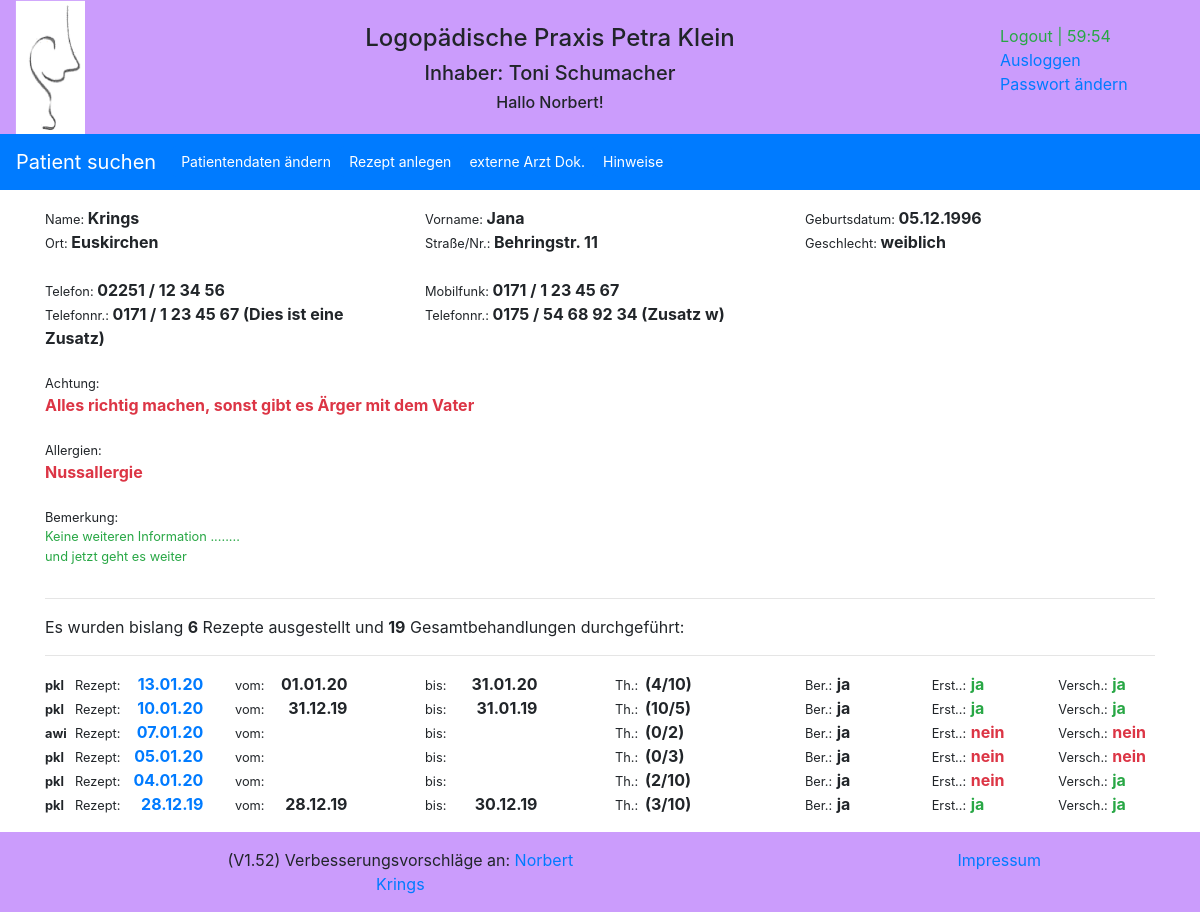
Before: /reports/patient/1/ (signed in) with the older database file.
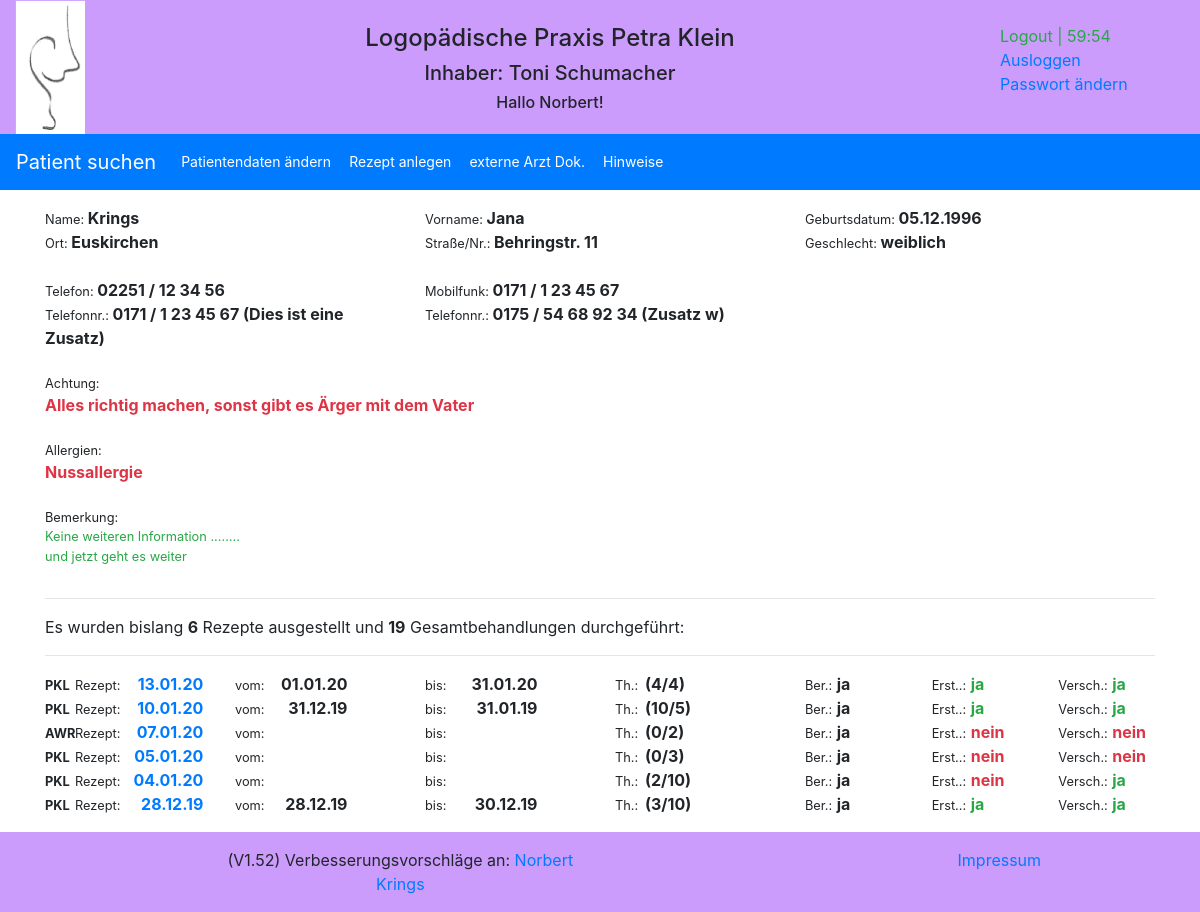
After: the same page with the newer database file.
### reports/models.py (models this page shows, shortened)
class Patient(models.Model):
    GENDER = (
        ('1', 'weiblich'),
        ('2', 'männlich'),
    )
    pa_first_name = models.CharField(max_length=50)
    pa_last_name = models.CharField(max_length=50)
    pa_street = models.CharField(max_length=100)
    pa_zip_code = models.CharField(max_length=10, default='')
    pa_city = models.CharField(max_length=255)
    pa_phone = models.CharField(max_length=100, blank=True, default='', null=True)
    pa_cell_phone = models.CharField(max_length=100, blank=True, default='', null=True)
    pa_cell_phone_add1 = models.CharField(max_length=100, blank=True, default='', null=True)
    pa_cell_phone_add2 = models.CharField(max_length=100, blank=True, default='', null=True)
    pa_date_of_birth = models.DateField(default='1900-01-01')
    pa_gender = models.CharField(max_length=1, choices=GENDER, default='1')
    pa_attention = models.CharField(max_length=100, blank=True, default='')
    pa_allergy = models.CharField(max_length=100, blank=True, default='')
    pa_note = models.CharField(max_length=255, blank=True, default='')
    pa_active_no_yes = models.BooleanField(default=True, null=True)
    class Meta:
        constraints = [
            models.UniqueConstraint(fields=['pa_first_name', 'pa_last_name', 'pa_date_of_birth'], name='unique pa_name'),
        ]

class Therapy(models.Model):
    recipe_date = models.DateField(auto_now=False, auto_now_add=False)
    therapy_regulation_amount = models.IntegerField(blank=True, null=True)
    therapy_duration = models.CharField(max_length=10, default='')
    therapy_frequence = models.CharField(max_length=5, default='')
    therapy_rid_of = models.BooleanField(default=False, null=True)
    therapy_report_no_yes = models.BooleanField(default=True, null=True)
    therapy_homevisit_no_yes = models.BooleanField(default=False, null=True)
    therapy_indication_key = models.CharField(max_length=10, default='')
    therapy_icd_cod = models.CharField(max_length=10, default='')
    therapy_doctor = models.ForeignKey(Doctor, on_delete=models.CASCADE, default='')
    patients = models.ForeignKey(Patient, on_delete=models.CASCADE, default='')
    therapists = models.ForeignKey(Therapist, on_delete=models.CASCADE, default='', null=True)

class Therapist(models.Model):
    tp_first_name = models.CharField(max_length=50, blank=True, default='')
    tp_last_name = models.CharField(max_length=50, blank=True, default='')
    tp_initial = models.CharField(max_length=5, blank=True, default='')
    tp_user_logopakt = models.CharField(max_length=20, blank=True, default='')
    def __str__(self):
        return self.tp_initial

### reports/views.py (the view)
# urls.py: path('patient/<id>/', views.patient, name='patient'),
def patient(request, id=id):
    request.session.set_expiry(settings.SESSION_EXPIRE_SECONDS)
    try:
        patient_result = Patient.objects.get(id=id)
        patient_helper = patient_result.id
        patient_result.pa_phone = get_phone_design(patient_result.pa_phone)
        patient_result.pa_cell_phone = get_phone_design(patient_result.pa_cell_phone)
        patient_result.pa_cell_phone_add1 = get_special_phone_design(patient_result.pa_cell_phone_add1)
        patient_result.pa_cell_phone_add2 = get_special_phone_design(patient_result.pa_cell_phone_add2)
        therapy_result = Therapy.objects.filter(patients_id=patient_helper).order_by('-recipe_date')
        therapy_result_count = therapy_result.count()
        process_result_count = 0
        if Patient_Something.objects.filter(patient_id=id).exists():
            patient_something_value = Patient_Something.objects.get(patient_id=id)
        else:
            patient_something_value = ''
        i = 0
        for therapy_result_item in therapy_result:
            process_result_count = Process_report.objects.filter(
                therapy_id=therapy_result_item.id).count() + process_result_count
            therapy_result[i].single = Process_report.objects.filter(therapy_id=therapy_result_item.id).count()
            therapy_report_result = Therapy_report.objects.filter(therapy_id=therapy_result_item.id)
            try:
                therapy_result[i].therapy_start = therapy_report_result[0].therapy_start
                therapy_result[i].therapy_end = therapy_report_result[0].therapy_end
                therapy_result[i].report_date = therapy_report_result[0].report_date
                therapy_result[i].report_id = therapy_report_result[0].id
            except:
                logger.debug("Try Exception")
            i = i + 1
        logger.info('{:>2}'.format(request.user.id) + ' patient: Patient mit der ID: ' + str(id) + ' aufgerufen')
        return render(request, 'reports/patient.html', {'patient': patient_result,
                                                        'therapy': therapy_result,
                                                        'ps': patient_something_value,
                                                        'therapy_count': therapy_result_count,
                                                        'process_count': process_result_count
                                                        })
    except ObjectDoesNotExist:
        logger.debug('patient: Objekt existiert nicht')
        return redirect('/reports/')

### reports/templates/reports/patient.html (shortened to what this page needs)
{% extends "base.html" %}
{% block extrahead %}
    {% load static %}
    <link rel="stylesheet" href="{% static 'reports/style_e2.css' %}">
{% endblock %}
{% block nav %}
<nav class="navbar navbar-expand-sm bg-primary navbar-dark">
  <a class="navbar-brand" href="{% url 'reports:index' %}" >Patient suchen</a>
  <div class="collapse navbar-collapse" id="collapsibleNavbar">
    <ul class="navbar-nav">
      <li class="nav-item">
          <a class="btn btn-primary btn-sm" href="{% url 'reports:edit_patient' patient.id %}" role="button">Patientendaten ändern</a>
      </li>
      <li class="nav-item">
          <a class="btn btn-primary btn-sm" href="{% url 'reports:add_therapy' %}?id={{ patient.id }}" role="button">Rezept anlegen</a>
      </li>
      <li class="nav-item">
          <a class="btn btn-primary btn-sm" href="{% url 'reports:document' %}?id={{ patient.id }}" role="button">externe Arzt Dok.</a>
      </li>
      <li class="nav-item">
          {% if ps.patient_id %}
            <a class="btn btn-primary btn-sm" href="{% url 'reports:edit_pa_something' ps.id %}" role="button">Hinweise</a>
          {% else %}
            <a class="btn btn-primary btn-sm" href="{% url 'reports:add_pa_something' %}?id={{ patient.id }}" role="button">Hinweise</a>
          {% endif %}
      </li>
    </ul>
  </div>
</nav>
{% endblock %}
{% block content %}
<content>
    <div class="container">
        <div class="row">
            <div class="col-sm">
                <div class="small inline">Name: </div> <strong> {{ patient.pa_last_name}}</strong>
            </div>
            <div class="col-sm">
                <div class="small inline">Vorname: </div> <strong> {{ patient.pa_first_name}}</strong>
            </div>
            <div class="col-sm">
                <div class="small inline">Geburtsdatum: </div> <strong> {{ patient.pa_date_of_birth|date:"d.m.Y" }}</strong>
            </div>
        </div>
        <div class="row">
            <div class="col-sm">
                <div class="small inline">Ort: </div> <strong> {{ patient.pa_city}}</strong>
            </div>
            <div class="col-sm">
                <div class="small inline">Straße/Nr.: </div> <strong>  {{ patient.pa_street}}</strong>
            </div>
            <div class="col-sm">
                <div class="small inline">Geschlecht: </div> <strong>  {{ patient.get_pa_gender_display}}</strong>
            </div>
        </div>
        <br>
        <div class="row">
            <div class="col-sm">
                {% if patient.pa_phone %}
                <div class="small inline">Telefon: </div> <strong>  {{ patient.pa_phone }} </strong>
                {% else %}
                <div class="small inline">&nbsp;</div>
                {% endif %}
            </div>
            <div class="col-sm">
                {% if patient.pa_cell_phone %}
                <div class="small inline">Mobilfunk: </div> <strong>  {{ patient.pa_cell_phone }} </strong>
                {% else %}
                <div class="small inline">&nbsp;</div>
                {% endif %}
            </div>
            <div class="col-sm">
            </div>
        </div>
        <div class="row">
            <div class="col-sm">
                {% if patient.pa_cell_phone_add1 %}
                <div class="small inline">Telefonnr.: </div> <strong>  {{ patient.pa_cell_phone_add1 }} </strong>
                {% endif %}
            </div>
            <div class="col-sm">
                {% if patient.pa_cell_phone_add2 %}
                <div class="small inline">Telefonnr.: </div> <strong>  {{ patient.pa_cell_phone_add2 }} </strong>
                {% endif %}
            </div>
            <div class="col-sm">
            </div>
        </div>
        <br>
        {% if patient.pa_attention %}
        <div class="row">
            <div class="col-sm-8">
                <div class="small">Achtung: </div> <strong><div class="text-danger"> {{ patient.pa_attention }}</div></strong>
            </div>
            <div class="col-sm-4">
            </div>
        </div>
        <br>
        {% endif %}
        {% if patient.pa_allergy %}
        <div class="row">
            <div class="col-sm-8">
                <div class="small">Allergien: </div> <strong><div class="text-danger"> {{ patient.pa_allergy }}</div></strong>
            </div>
            <div class="col-sm-4">
            </div>
        </div>
        <br>
        {% endif %}
        {% if patient.pa_note %}
        <div class="row">
            <div class="col-sm">
                <div class="small">Bemerkung: </div> <div class="small text-success inline"> {{ patient.pa_note | linebreaks }}</div>
            </div>
        </div>
        {% endif %}
    </div>
    <div class="container">
        <hr>
        <div class="row">
            <div class="col-sm">
                Es wurden bislang <strong>{{ therapy_count }}</strong> Rezepte ausgestellt und <strong>{{ process_count }}</strong> Gesamtbehandlungen durchgeführt:
            </div>
        </div>
        <hr>
        {% for item in therapy %}
        <div class="row">
            <div class="col-sm-2 inline">
                <div class="row">
                    <div class="col-sm-1">
                        <div class="small inline">{% if item.therapists %} <strong>{{ item.therapists }}</strong> {% endif %}</div>
                    </div>
                    <div class="col-sm-4">
                        <div class="small inline">Rezept: </div>
                    </div>
                    <div class="col-sm-6">
                        <span class="float-right"><strong><a href="/reports/therapy/{{ item.id }}/"> {{ item.recipe_date|date:"d.m.y" }}</a></strong></span>
                    </div>
                </div>
            </div>
            <div class="col-sm-2">
                <div class="row">
                    <div class="col-sm-3">
                        <div class="small inline">vom: </div>
                    </div>
                    <div class="col-sm-6">
                        <span class="float-right"><strong>{{ item.therapy_start|date:"d.m.y" }}</strong></span>
                    </div>
                </div>
            </div>
            <div class="col-sm-2">
                <div class="row">
                    <div class="col-sm-3">
                        <div class="small inline">bis: </div>
                    </div>
                    <div class="col-sm-6">
                        <span class="float-right"><strong>{{ item.therapy_end|date:"d.m.y" }}</strong></span>
                    </div>
                </div>
            </div>
            <div class="col-sm-2">
                <div class="row">
                    <div class="col-sm-1">
                        <div class="small inline">Th.:</div>
                    </div>
                    <div class="col-sm-2">
                        <div class="inline"> <strong>({{ item.single }}/{{ item.therapy_regulation_amount }})</strong></div>
                    </div>
                </div>
            </div>
            <div class="col-sm-4">
                <div class="row">
                    <div class="col-sm-4">
                        <div class="small inline">Ber.:</div> <div class="inline"><strong>{% if item.therapy_report_no_yes %} ja {% else %} nein {% endif %}</strong></div>
                    </div>
                    <div class="col-sm-4">
                        <div class="small inline">Erst..:</div> <div class="inline"><strong>{% if item.therapy_end %}<div class="text-success inline">ja</div> {% else %} <div class="text-danger inline">nein</div> {% endif %}</strong></div>
                    </div>
                    <div class="col-sm-4">
                        <div class="small inline">Versch.:</div> <div class="inline"><strong>{% if item.report_date %} <div class="text-success inline">ja</div> {% else %} <div class="text-danger inline">nein</div> {% endif %}</strong></div>
                    </div>
                </div>
            </div>
        </div>
        {% endfor %}
    </div>
</content>
{% endblock %}

### reports/templates/base.html (shortened to what this page needs)
<!doctype html>
<html lang="de">
<head>
    {% load static %}
    <link rel="stylesheet" href="https://stackpath.bootstrapcdn.com/bootstrap/4.1.3/css/bootstrap.min.css">
    <link rel="stylesheet" href="{% static 'reports/logopaedie.css' %}">
    {% block extrahead %}{% endblock %}
</head>
<body>
{% include "header.html" %}
{% if user.is_authenticated %}
    {% block nav %}{% endblock %}
    {% block content %}{% endblock %}
{% else %}
    {% include "notlogin.html" %}
{% endif %}
<br>
<br>
<br>
<br>
{% include "footer.html" %}
</body>
</html>

### reports/templates/header.html (shortened to what this page needs)
    {% load static %}
    <div class="container-fluid text-center header">
        <div class="row" >
            <div class="col-sm-1 d-none d-md-block">
                <img src="{% static 'reports/images/logopaedie.png' %}" width=70px margin="0" alt="Logopädie">
            </div>
            <div class="col-sm-9">
                <div class="row">
                    <div class="col-sm">
                    </div>
                </div>
                <div class="row">
                    <div class="col-sm">
                        <h4>Logopädische Praxis Petra Klein</h4>
                    </div>
                </div>
                <div class="row" >
                    <div class="col-sm d-none d-md-block">
                        <h5>Inhaber: Toni Schumacher</h5>
                    </div>
                </div>
                <div class="row">
                    <div class="col-sm d-none d-md-block">
                        <h6>{% if user.is_authenticated %} Hallo {{ user.first_name }}! {% endif %}</h6>
                    </div>
                </div>
            </div>
            <div class="col-sm-2 d-none d-md-block">
                <div class="row">&nbsp;</div>
                {% if user.is_authenticated %}
                <div class="row">
                    <div class="text-success">Logout |&nbsp;</div><div id="minutes" class="text-success">30</div><div class="text-success">:</div><div id="seconds" class="text-success">00</div>
                </div>
                <div class="row"><a href="{% url 'logout' %}">Ausloggen</a></div>
                <div class="row"><a href="{% url 'password_change' %}">Passwort ändern</a></div>
                {% endif %}
            </div>
        </div>
    </div>

### reports/templates/footer.html
       <div class="footer" text-center header>
            <div class="row" >
                <div class="col-sm-2">
                </div>
                <div class="col-sm-4 d-none d-md-block">
                    (V1.52) Verbesserungsvorschläge an: <a href="mailto:norbert.krings@t-online.de"> Norbert Krings</a>
                </div>
                <div class="col-sm-2">
                </div>
                <div class="col-sm-4">
                    <a href="{% url 'reports:impressum' %}">Impressum</a>
                </div>
            </div>
       </div>

Changed rows visible on the page:
changed Therapy (number 1 of 6 on the later page): therapists "pkl" → "PKL"; therapy_regulation_amount "10" → "4"
changed through a linked row, Therapy (number 2 of 6 on the later page): therapists "pkl" → "PKL"
changed through a linked row, Therapy: therapists "awi" → "AWR"
changed through a linked row, Therapy (number 4 of 6 on the later page): therapists "pkl" → "PKL"
changed through a linked row, Therapy (number 5 of 6 on the later page): therapists "pkl" → "PKL"
changed through a linked row, Therapy (number 6 of 6 on the later page): therapists "pkl" → "PKL"
